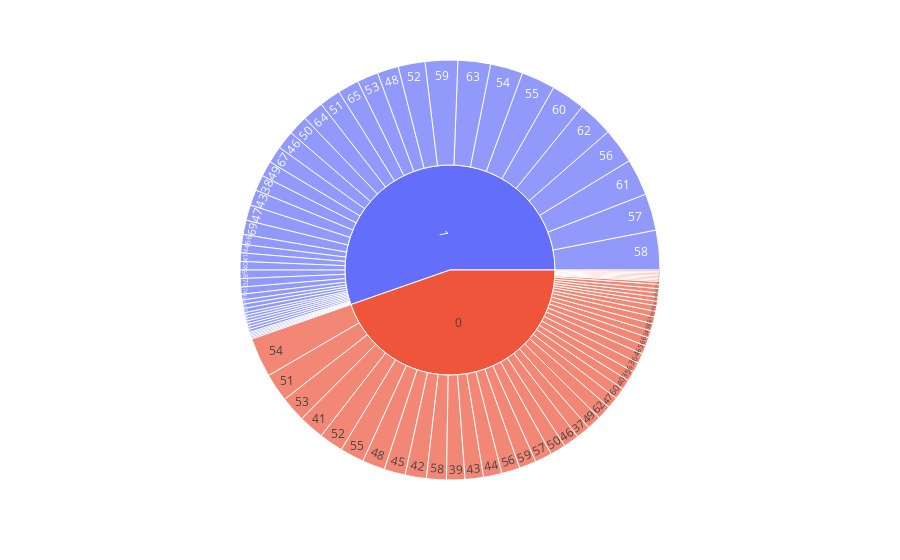

Notebook cell for this chart:
### Code cell
px.sunburst(heart_df, path=['HeartDisease', 'Age'])

### Figure 1 — Plotly figure (JSON) as saved in the notebook; plotly's stock layout.template omitted (floating-point values rounded to 4 significant figures)
{"data": [{"branchvalues": "total", "domain": {"x": [0, 1], "y": [0, 1]}, "hovertemplate": "labels=%{label}<br>count=%{value}<br>parent=%{parent}<br>id=%{id}<extra></extra>", "ids": ["0/40", "1/49", "0/37", "1/48", "0/54", "0/39", "0/45", "1/37", "0/48", "1/58", "0/42", "1/38", "0/43", "1/60", "1/36", "0/44", "0/49", "1/44", "0/36", "0/53", "0/52", "0/51", "1/53", "0/56", "1/54", "1/41", "0/32", "1/65", "0/41", "0/35", "1/43", "0/59", "0/50", "1/50", "1/47", "1/31", "1/52", "1/46", "1/57", "1/55", "0/46", "1/32", "0/55", "1/63", "1/56", "1/66", "1/40", "0/57", "0/34", "0/47", "0/38", "1/33", "1/59", "1/34", "0/58", "0/61", "0/29", "0/62", "0/31", "1/35", "0/28", "0/30", "1/39", "1/51", "0/33", "1/45", "0/60", "1/61", "1/62", "0/65", "1/74", "1/68", "1/42", "0/72", "1/64", "1/69", "1/67", "1/73", "1/70", "0/66", "0/63", "0/74", "1/77", "1/72", "1/75", "0/64", "1/76", "0/68", "1/71", "0/75", "0/69", "0/67", "0/71", "0/70", "0/76", "0", "1"], "labels": ["40", "49", "37", "48", "54", "39", "45", "37", "48", "58", "42", "38", "43", "60", "36", "44", "49", "44", "36", "53", "52", "51", "53", "56", "54", "41", "32", "65", "41", "35", "43", "59", "50", "50", "47", "31", "52", "46", "57", "55", "46", "32", "55", "63", "56", "66", "40", "57", "34", "47", "38", "33", "59", "34", "58", "61", "29", "62", "31", "35", "28", "30", "39", "51", "33", "45", "60", "61", "62", "65", "74", "68", "42", "72", "64", "69", "67", "73", "70", "66", "63", "74", "77", "72", "75", "64", "76", "68", "71", "75", "69", "67", "71", "70", "76", "0", "1"], "name": "", "parents": ["0", "1", "0", "1", "0", "0", "0", "1", "0", "1", "0", "1", "0", "1", "1", "0", "0", "1", "0", "0", "0", "0", "1", "0", "1", "1", "0", "1", "0", "0", "1", "0", "0", "1", "1", "1", "1", "1", "1", "1", "0", "1", "0", "1", "1", "1", "1", "0", "0", "0", "0", "1", "1", "1", "0", "0", "0", "0", "0", "1", "0", "0", "1", "1", "0", "1", "0", "1", "1", "0", "1", "1", "1", "0", "1", "1", "1", "1", "1", "0", "0", "0", "1", "1", "1", "0", "1", "0", "1", "0", "0", "0", "0", "0", "0", "", ""], "type": "sunburst", "values": [7, 11, 10, 15, 28, 13, 15, 1, 16, 28, 15, 11, 13, 24, 2, 13, 10, 6, 4, 18, 17, 20, 15, 13, 23, 6, 3, 15, 18, 7, 11, 12, 11, 14, 11, 1, 19, 13, 26, 24, 11, 2, 17, 23, 25, 7, 6, 12, 5, 8, 5, 1, 23, 2, 14, 5, 3, 10, 1, 4, 1, 1, 2, 15, 1, 3, 8, 26, 25, 6, 5, 6, 3, 1, 15, 10, 12, 1, 6, 6, 7, 2, 2, 3, 2, 7, 1, 4, 2, 1, 3, 3, 3, 1, 1, 410, 508]}], "layout": {"legend": {"tracegroupgap": 0}, "margin": {"t": 60}}}
